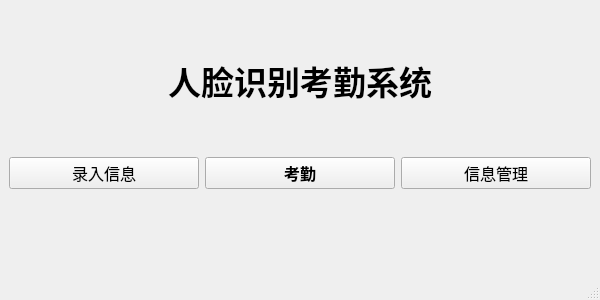
<?xml version="1.0" encoding="UTF-8"?>
<ui version="4.0">
 <class>menuWindow</class>
 <widget class="QMainWindow" name="menuWindow">
  <property name="geometry">
   <rect>
    <x>0</x>
    <y>0</y>
    <width>600</width>
    <height>300</height>
   </rect>
  </property>
  <property name="minimumSize">
   <size>
    <width>600</width>
    <height>300</height>
   </size>
  </property>
  <property name="maximumSize">
   <size>
    <width>600</width>
    <height>300</height>
   </size>
  </property>
  <property name="windowTitle">
   <string>Menu</string>
  </property>
  <widget class="QWidget" name="centralwidget">
   <layout class="QVBoxLayout" name="verticalLayout">
    <item>
     <widget class="QLabel" name="title">
      <property name="font">
       <font>
        <pointsize>25</pointsize>
        <weight>75</weight>
        <bold>true</bold>
       </font>
      </property>
      <property name="text">
       <string>人脸识别考勤系统</string>
      </property>
      <property name="alignment">
       <set>Qt::AlignCenter</set>
      </property>
     </widget>
    </item>
    <item>
     <layout class="QHBoxLayout" name="horizontalLayout">
      <item>
       <widget class="QPushButton" name="button_register">
        <property name="font">
         <font>
          <pointsize>12</pointsize>
          <weight>50</weight>
          <bold>false</bold>
         </font>
        </property>
        <property name="cursor">
         <cursorShape>PointingHandCursor</cursorShape>
        </property>
        <property name="text">
         <string>录入信息</string>
        </property>
        <property name="icon">
         <iconset>
          <normaloff>source/5.png</normaloff>source/5.png</iconset>
        </property>
        <property name="iconSize">
         <size>
          <width>40</width>
          <height>40</height>
         </size>
        </property>
       </widget>
      </item>
      <item>
       <widget class="QPushButton" name="button_attendance">
        <property name="font">
         <font>
          <pointsize>12</pointsize>
          <weight>75</weight>
          <bold>true</bold>
         </font>
        </property>
        <property name="cursor">
         <cursorShape>PointingHandCursor</cursorShape>
        </property>
        <property name="text">
         <string>考勤</string>
        </property>
        <property name="icon">
         <iconset>
          <normaloff>source/1.png</normaloff>source/1.png</iconset>
        </property>
        <property name="iconSize">
         <size>
          <width>40</width>
          <height>40</height>
         </size>
        </property>
       </widget>
      </item>
      <item>
       <widget class="QPushButton" name="button_management">
        <property name="font">
         <font>
          <pointsize>12</pointsize>
         </font>
        </property>
        <property name="cursor">
         <cursorShape>PointingHandCursor</cursorShape>
        </property>
        <property name="text">
         <string>信息管理</string>
        </property>
        <property name="icon">
         <iconset>
          <normaloff>source/4.png</normaloff>source/4.png</iconset>
        </property>
        <property name="iconSize">
         <size>
          <width>40</width>
          <height>40</height>
         </size>
        </property>
       </widget>
      </item>
     </layout>
    </item>
    <item>
     <spacer name="verticalSpacer">
      <property name="orientation">
       <enum>Qt::Vertical</enum>
      </property>
      <property name="sizeType">
       <enum>QSizePolicy::Minimum</enum>
      </property>
      <property name="sizeHint" stdset="0">
       <size>
        <width>20</width>
        <height>80</height>
       </size>
      </property>
     </spacer>
    </item>
   </layout>
  </widget>
  <widget class="QMenuBar" name="menubar">
   <property name="geometry">
    <rect>
     <x>0</x>
     <y>0</y>
     <width>600</width>
     <height>21</height>
    </rect>
   </property>
  </widget>
  <widget class="QStatusBar" name="statusbar"/>
 </widget>
 <resources/>
 <connections/>
</ui>
